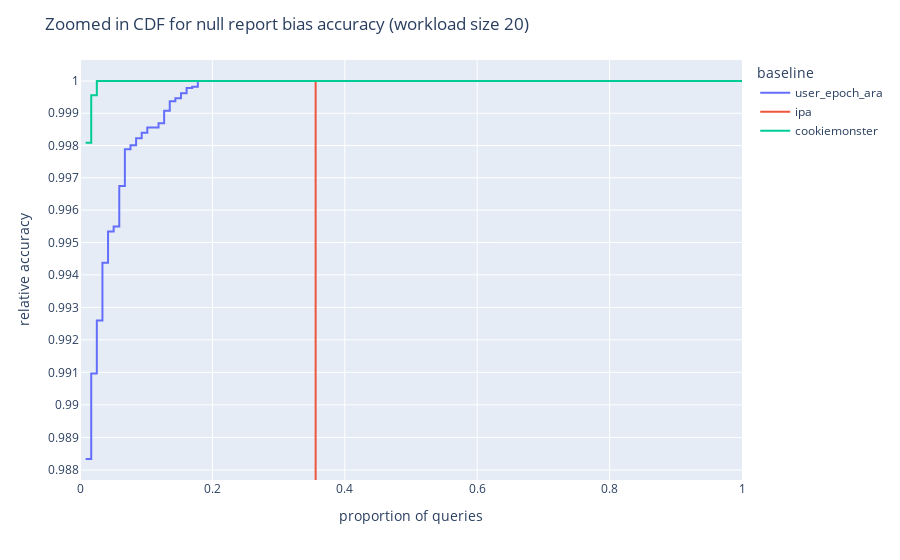
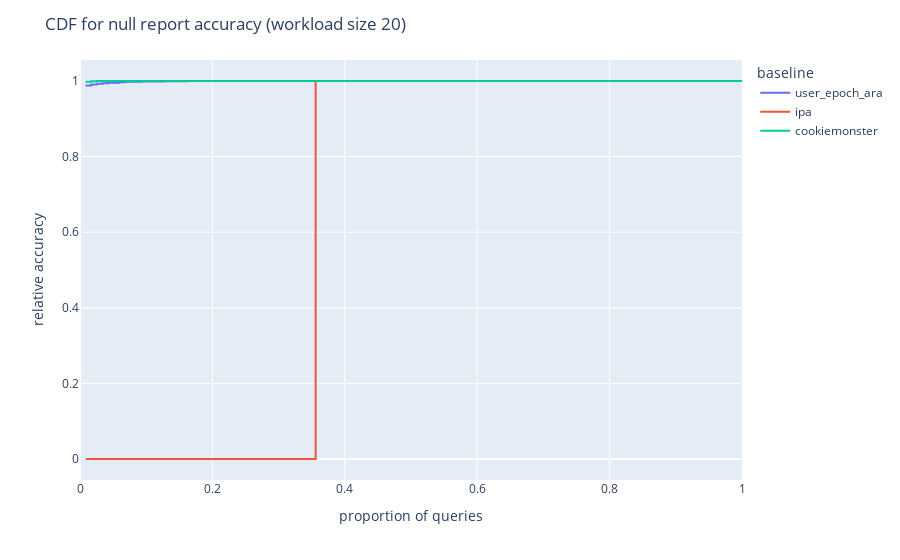

Source (notebook cell) for these figures, in order:
### Code cell
for log_y in [True, False]:
    title = (
        "Zoomed in CDF for null report bias accuracy (workload size 20)"
        if log_y else
        "CDF for null report accuracy (workload size 20)"
    )
    filename = (
        "cdf_zoomed_null_report_bias_relative_accuracy_ws_20"
        if log_y else
        "cdf_null_report_bias_relative_accuracy_ws_20"
    )
    figcdf = px.ecdf(
        p[p.requested_workload_size == 20],
        y="null_report_bias_accuracy",
        orientation='h',
        color="baseline",
        log_y=log_y,
        
    )
    figcdf.update_layout(
        title=title,
        xaxis_title="proportion of queries",
        yaxis_title="relative accuracy"
    )
    figcdf.show()
    figcdf.write_image(f"./large/{filename}.png")
